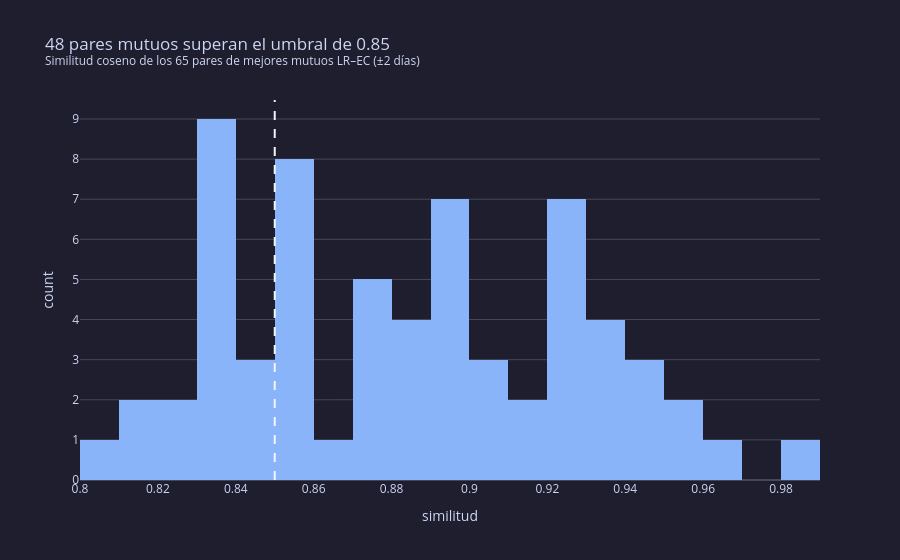

Notebook code for this chart:
### Markdown cell above
## 3. Sesgo comparativo: la misma noticia en dos diarios

**Emparejamiento automático.** Para cada noticia de La República se busca la noticia de El Comercio más parecida
(coseno de embeddings) publicada con ±2 días de diferencia. Un par se acepta como candidato solo si es
**mejor mutuo**: la nota de El Comercio también tiene a esa nota de La República como la más parecida.

**Confirmación humana.** La similitud alta no garantiza que sea el mismo hecho (dos partidos distintos del mismo
torneo se parecen mucho). Por eso cada candidato se revisa a mano en `datos/pares_revision.csv`, marcando la
columna `misma_noticia` con `si` o `no`.

### Code cell
UMBRAL = 0.85
MAX_CANDIDATOS = 30

lr = df[df["medio"] == "La Republica"].reset_index()
ec = df[df["medio"] == "El Comercio"].reset_index()
sim = E[lr["index"]] @ E[ec["index"]].T
dias = np.abs((lr["fecha_dt"].to_numpy()[:, None] - ec["fecha_dt"].to_numpy()[None, :]) / np.timedelta64(1, "D"))
sim = np.where(dias <= 2, sim, -1.0)

mejor_ec, mejor_lr = sim.argmax(axis=1), sim.argmax(axis=0)
mutuos = pd.DataFrame([{"i_lr": i, "i_ec": j, "similitud": sim[i, j]}
                       for i, j in enumerate(mejor_ec) if mejor_lr[j] == i and sim[i, j] > 0])
fig = px.histogram(mutuos, x="similitud", nbins=30,
                   title=(f"{(mutuos['similitud'] >= UMBRAL).sum()} pares mutuos superan el umbral de {UMBRAL}"
                          f"<br><sup>Similitud coseno de los {len(mutuos)} pares de mejores mutuos LR–EC (±2 días)</sup>"))
fig.add_vline(x=UMBRAL, line_dash="dash")
fig.show()

candidatos = mutuos[mutuos["similitud"] >= UMBRAL].nlargest(MAX_CANDIDATOS, "similitud").reset_index(drop=True)
candidatos["id"] = candidatos.index + 1
candidatos["url_lr"] = lr.loc[candidatos["i_lr"], "url"].to_numpy()
candidatos["url_ec"] = ec.loc[candidatos["i_ec"], "url"].to_numpy()
candidatos["titular_lr"] = lr.loc[candidatos["i_lr"], "titular"].to_numpy()
candidatos["titular_ec"] = ec.loc[candidatos["i_ec"], "titular"].to_numpy()
print(f"Candidatos a revisar: {len(candidatos)}")

### Figure 1 — Plotly figure (JSON) as saved in the notebook; plotly's stock layout.template omitted (floating-point values rounded to 4 significant figures)
{"data": [{"bingroup": "x", "hovertemplate": "similitud=%{x}<br>count=%{y}<extra></extra>", "legendgroup": "", "marker": {"color": "#89b4fa", "pattern": {"shape": ""}}, "name": "", "nbinsx": 30, "orientation": "v", "showlegend": false, "type": "histogram", "x": [0.8417, 0.8296, 0.8329, 0.8321, 0.8381, 0.835, 0.843, 0.8247, 0.8306, 0.8107, 0.8974, 0.8352, 0.8509, 0.8395, 0.8101, 0.9371, 0.8945, 0.9685, 0.8832, 0.94, 0.952, 0.9364, 0.8599, 0.8999, 0.8938, 0.8697, 0.9125, 0.8769, 0.9343, 0.8549, 0.9858, 0.8707, 0.8598, 0.8596, 0.8588, 0.8767, 0.8591, 0.8533, 0.9454, 0.921, 0.8333, 0.8897, 0.8077, 0.8816, 0.9299, 0.9291, 0.9289, 0.8495, 0.9543, 0.9077, 0.903, 0.9231, 0.8968, 0.8759, 0.9348, 0.8338, 0.9426, 0.9058, 0.8932, 0.9273, 0.8977, 0.8865, 0.8715, 0.9141, 0.9296], "xaxis": "x", "yaxis": "y"}], "layout": {"barmode": "relative", "legend": {"tracegroupgap": 0}, "shapes": [{"line": {"dash": "dash"}, "type": "line", "x0": 0.85, "x1": 0.85, "xref": "x", "y0": 0, "y1": 1, "yref": "y domain"}], "title": {"text": "48 pares mutuos superan el umbral de 0.85<br><sup>Similitud coseno de los 65 pares de mejores mutuos LR–EC (±2 días)</sup>"}, "xaxis": {"anchor": "y", "domain": [0.0, 1.0], "title": {"text": "similitud"}}, "yaxis": {"anchor": "x", "domain": [0.0, 1.0], "title": {"text": "count"}}}}
